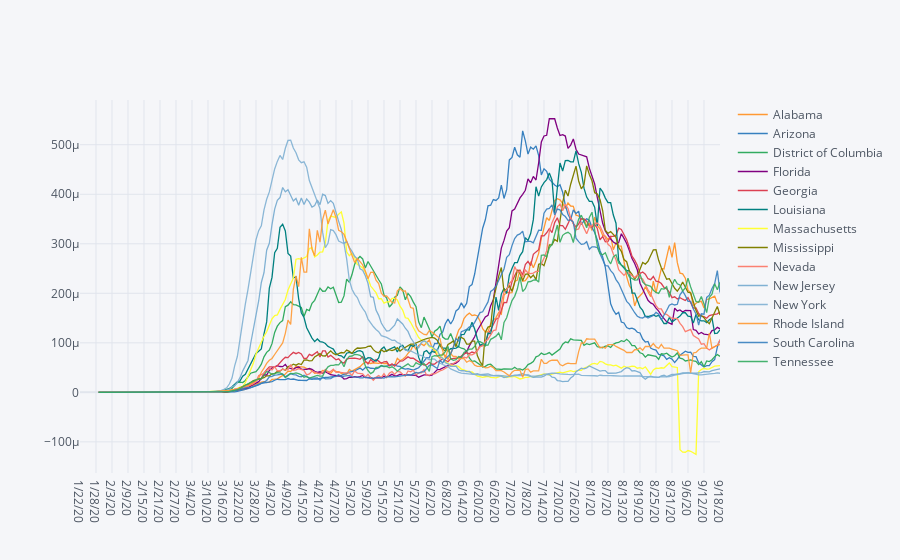

This figure's notebook cell:
### Code cell
# daily incident cases as a percent of population

conf_norm_range.T.diff().rolling(7).mean().iplot()    #.legend(loc='upper right', bbox_to_anchor=(1.45, 1.05))

### Figure 1 — Plotly figure (JSON) as saved in the notebook; plotly's stock layout.template omitted (floating-point values rounded to 4 significant figures; data arrays with more than 128 entries replaced by an {"elided": "..."} marker saying what was removed)
{"data": [{"line": {"color": "rgba(255, 153, 51, 1.0)", "dash": "solid", "shape": "linear", "width": 1.3}, "mode": "lines", "name": "Alabama", "text": "", "type": "scatter", "x": {"elided": "241 str values"}, "y": {"elided": "241 mixed values"}}, {"line": {"color": "rgba(55, 128, 191, 1.0)", "dash": "solid", "shape": "linear", "width": 1.3}, "mode": "lines", "name": "Arizona", "text": "", "type": "scatter", "x": {"elided": "241 str values"}, "y": {"elided": "241 mixed values"}}, {"line": {"color": "rgba(50, 171, 96, 1.0)", "dash": "solid", "shape": "linear", "width": 1.3}, "mode": "lines", "name": "District of Columbia", "text": "", "type": "scatter", "x": {"elided": "241 str values"}, "y": {"elided": "241 mixed values"}}, {"line": {"color": "rgba(128, 0, 128, 1.0)", "dash": "solid", "shape": "linear", "width": 1.3}, "mode": "lines", "name": "Florida", "text": "", "type": "scatter", "x": {"elided": "241 str values"}, "y": {"elided": "241 mixed values"}}, {"line": {"color": "rgba(219, 64, 82, 1.0)", "dash": "solid", "shape": "linear", "width": 1.3}, "mode": "lines", "name": "Georgia", "text": "", "type": "scatter", "x": {"elided": "241 str values"}, "y": {"elided": "241 mixed values"}}, {"line": {"color": "rgba(0, 128, 128, 1.0)", "dash": "solid", "shape": "linear", "width": 1.3}, "mode": "lines", "name": "Louisiana", "text": "", "type": "scatter", "x": {"elided": "241 str values"}, "y": {"elided": "241 mixed values"}}, {"line": {"color": "rgba(255, 255, 51, 1.0)", "dash": "solid", "shape": "linear", "width": 1.3}, "mode": "lines", "name": "Massachusetts", "text": "", "type": "scatter", "x": {"elided": "241 str values"}, "y": {"elided": "241 mixed values"}}, {"line": {"color": "rgba(128, 128, 0, 1.0)", "dash": "solid", "shape": "linear", "width": 1.3}, "mode": "lines", "name": "Mississippi", "text": "", "type": "scatter", "x": {"elided": "241 str values"}, "y": {"elided": "241 mixed values"}}, {"line": {"color": "rgba(251, 128, 114, 1.0)", "dash": "solid", "shape": "linear", "width": 1.3}, "mode": "lines", "name": "Nevada", "text": "", "type": "scatter", "x": {"elided": "241 str values"}, "y": {"elided": "241 mixed values"}}, {"line": {"color": "rgba(128, 177, 211, 1.0)", "dash": "solid", "shape": "linear", "width": 1.3}, "mode": "lines", "name": "New Jersey", "text": "", "type": "scatter", "x": {"elided": "241 str values"}, "y": {"elided": "241 mixed values"}}, {"line": {"color": "rgba(128, 177, 211, 0.8999999999999999)", "dash": "solid", "shape": "linear", "width": 1.3}, "mode": "lines", "name": "New York", "text": "", "type": "scatter", "x": {"elided": "241 str values"}, "y": {"elided": "241 mixed values"}}, {"line": {"color": "rgba(255, 153, 51, 0.8999999999999999)", "dash": "solid", "shape": "linear", "width": 1.3}, "mode": "lines", "name": "Rhode Island", "text": "", "type": "scatter", "x": {"elided": "241 str values"}, "y": {"elided": "241 mixed values"}}, {"line": {"color": "rgba(55, 128, 191, 0.8999999999999999)", "dash": "solid", "shape": "linear", "width": 1.3}, "mode": "lines", "name": "South Carolina", "text": "", "type": "scatter", "x": {"elided": "241 str values"}, "y": {"elided": "241 mixed values"}}, {"line": {"color": "rgba(50, 171, 96, 0.8999999999999999)", "dash": "solid", "shape": "linear", "width": 1.3}, "mode": "lines", "name": "Tennessee", "text": "", "type": "scatter", "x": {"elided": "241 str values"}, "y": {"elided": "241 mixed values"}}], "layout": {"legend": {"bgcolor": "#F5F6F9", "font": {"color": "#4D5663"}}, "paper_bgcolor": "#F5F6F9", "plot_bgcolor": "#F5F6F9", "title": {"font": {"color": "#4D5663"}}, "xaxis": {"gridcolor": "#E1E5ED", "showgrid": true, "tickfont": {"color": "#4D5663"}, "title": {"font": {"color": "#4D5663"}, "text": ""}, "zerolinecolor": "#E1E5ED"}, "yaxis": {"gridcolor": "#E1E5ED", "showgrid": true, "tickfont": {"color": "#4D5663"}, "title": {"font": {"color": "#4D5663"}, "text": ""}, "zerolinecolor": "#E1E5ED"}}}
